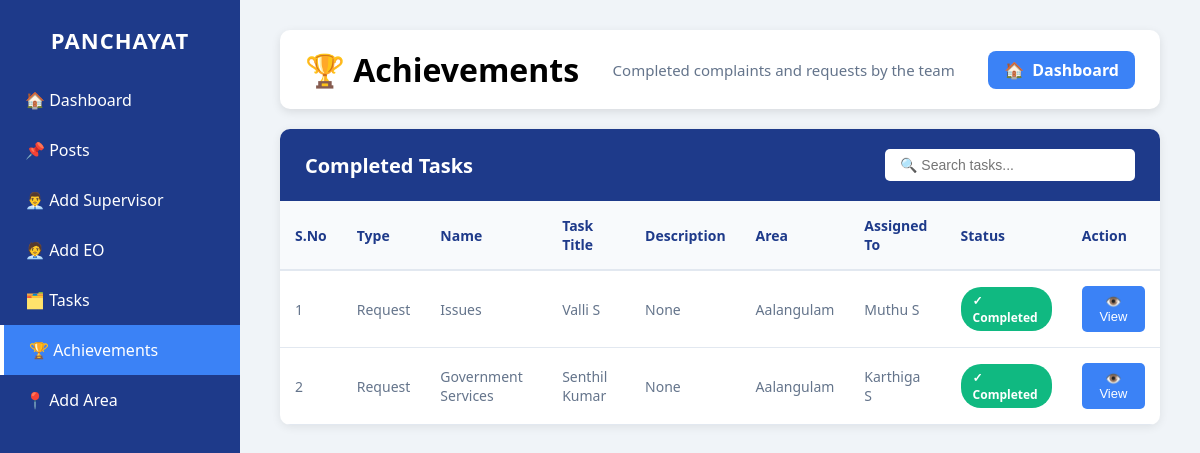
The page /achievement/ on the database its author committed.
### myapp/models.py (models this page shows, shortened)
class Request(models.Model):
    REQUEST_TYPES = [
        ("Public Safety", "Public Safety"),
        ("Sanitation / Hygiene", "Sanitation / Hygiene"),
        ("Road / Traffic Issues", "Road / Traffic Issues"),
        ("Electricity / Water Supply", "Electricity / Water Supply"),
        ("Government Services", "Government Services"),
        ("Others", "Others"),
    ]
    name = models.CharField(max_length=100)
    phone_number = models.CharField(max_length=15)
    address = models.TextField()
    request_type = models.CharField(max_length=50, choices=REQUEST_TYPES)
    other_type = models.CharField(max_length=100, null=True, blank=True)
    description = models.TextField(max_length=500, null=True)
    supervisor_name = models.CharField(max_length=100, null=True)
    area = models.CharField(max_length=100, null=True)
    date_time= models.DateTimeField(auto_now_add=True, null=True)
    file = models.FileField(upload_to='requests/', blank=True, null=True)
    status = models.CharField(
        max_length=20,
        default='unverified'
    )

### myapp/views.py (the view)
# urls.py: path('achievement/', views.achievement, name='achievment'),
def achievement(request):
    complaints = Complaint.objects.filter(status='complete')
    requests = Request.objects.filter(status='complete')
    return render(request, "Achievement.html", {"complaints": complaints, "requests": requests})

### myapp/templates/Achievement.html (shortened to what this page needs)
<!DOCTYPE html>
<html lang="en">
<head>
</head>
<body>
    <div class="sidebar" role="navigation" aria-label="Main sidebar">
        <h2>PANCHAYAT</h2>
        <div class="menu">
            <a href="{% url 'Mainpageadmin' %}">🏠 Dashboard</a>
            <a href="{% url 'Posts' %}">📌 Posts</a>
            <a href="{% url 'Add_supervisor' %}">👨‍💼 Add Supervisor</a>
            <a href="{% url 'Add_eo' %}">🧑‍💼 Add EO</a>
            <a href="{% url 'Tasks' %}">🗂️ Tasks</a>
            <a href="{% url 'achievment' %}" class="active">🏆 Achievements</a>
            <a href="{% url 'Add_area' %}">📍 Add Area</a>
        </div>
    </div>
    <div class="main-content">
        <div class="header">
            <h1>🏆 Achievements</h1>
            <p>Completed complaints and requests by the team</p>
            <a href="{% url 'Mainpageadmin' %}" class="back-btn">
        <span>🏠</span>
        <span>Dashboard</span>
      </a>
        </div>
        <div class="table-container">
            <div class="table-header">
                <h2>Completed Tasks</h2>
                <input type="text" class="search-box" id="searchBox" placeholder="🔍 Search tasks...">
            </div>
            <table id="tasksTable">
                <thead>
                    <tr>
                        <th>S.No</th>
                        <th>Type</th>
                        <th>Name</th>
                        <th>Task Title</th>
                        <th>Description</th>
                        <th>Area</th>
                        <th>Assigned To</th>
                        <th>Status</th>
                        <th>Action</th>
                    </tr>
                </thead>
                <tbody id="tableBody">
                    {% if complaints or requests %}
                        {% for task in requests %}
                        <tr>
                            <td>{{ forloop.counter }}</td>
                            <td>
                              Request
                            </td>
                            <td>{{ task.request_type }}</td>
                            <td>{{ task.name }}</td>
                            <td>{{ task.description|truncatewords:10 }}</td>
                            <td>{{ task.area }}</td>
                            <td>{{ task.supervisor_name }}</td>
                            <td><span class="status-complete">✓ Completed</span></td>
                            <td>
                                <button class="view-btn" onclick='showDetails({{ task.id }}, "{{ task.title|escapejs }}", "{{ task.description|escapejs }}", "{{ task.assigned_to|escapejs }}", "{{ task.area|escapejs }}", "{{ task.type|escapejs }}")'>👁️ View</button>
                            </td>
                        </tr>
                        {% endfor %}
                    {% endif %}
                </tbody>
            </table>
        </div>
    </div>
</body>
</html>

### myapp/templates/Achievement.html (style rules this page uses)
* { margin: 0; padding: 0; box-sizing: border-box; }
body { font-family: 'Segoe UI', Tahoma, Geneva, Verdana, sans-serif; background: #f0f4f8; min-height: 100vh; }
.sidebar { width: 240px; height: 100vh; background: #1e3a8a; color: #fff; padding: 25px 0; position: fixed; top: 0; left: 0; overflow-y: auto; }
.sidebar h2 { text-align: center; margin-bottom: 20px; font-size: 22px; letter-spacing: 1px; font-weight: bold; }
.menu a { display: block; padding: 14px 25px; color: white; text-decoration: none; font-size: 16px; transition: 0.2s; }
.sidebar .active { background: #3b82f6; border-left: 4px solid #ffffff; }
.main-content { margin-left: 240px; padding: 30px 40px; min-height: 100vh; }
.header { background: white; padding: 18px 25px; border-radius: 10px; display: flex; justify-content: space-between; align-items: center; box-shadow: 0 3px 10px rgba(0,0,0,0.1); margin-bottom: 20px; }
.header p { color: #64748b; font-size: 15px; }
.table-container { background: white; border-radius: 10px; box-shadow: 0 2px 10px rgba(0, 0, 0, 0.08); overflow: hidden; }
.table-header { padding: 20px 25px; background: #1e3a8a; color: white; display: flex; justify-content: space-between; align-items: center; }
.table-header h2 { font-size: 20px; font-weight: 600; }
.search-box { padding: 8px 15px; border: none; border-radius: 5px; width: 250px; font-size: 14px; }
table { width: 100%; border-collapse: collapse; }
thead { background: #f8fafc; }
th { padding: 15px; text-align: left; font-weight: 600; color: #1e3a8a; font-size: 14px; border-bottom: 2px solid #e2e8f0; }
td { padding: 15px; border-bottom: 1px solid #e2e8f0; color: #64748b; font-size: 14px; }
tbody tr { transition: background 0.2s; }
.view-btn { background: #3b82f6; color: white; border: none; padding: 8px 16px; border-radius: 5px; cursor: pointer; font-size: 13px; font-weight: 500; transition: background 0.2s; }
.status-complete { background: #10b981; color: white; padding: 5px 12px; border-radius: 20px; font-size: 12px; font-weight: 600; display: inline-block; }
.back-btn { background: #3b82f6; color: white; padding: 8px 16px; border-radius: 8px; font-size: 16px; text-decoration: none; font-weight: 600; transition: 0.2s; display: flex; align-items: center; gap: 8px; }

### rows shown on the page
Request: request_type "Issues", name "Valli S", description "None", area "Aalangulam", supervisor_name "Muthu S"
Request: request_type "Government Services", name "Senthil Kumar", description "None", area "Aalangulam", supervisor_name "Karthiga S"
